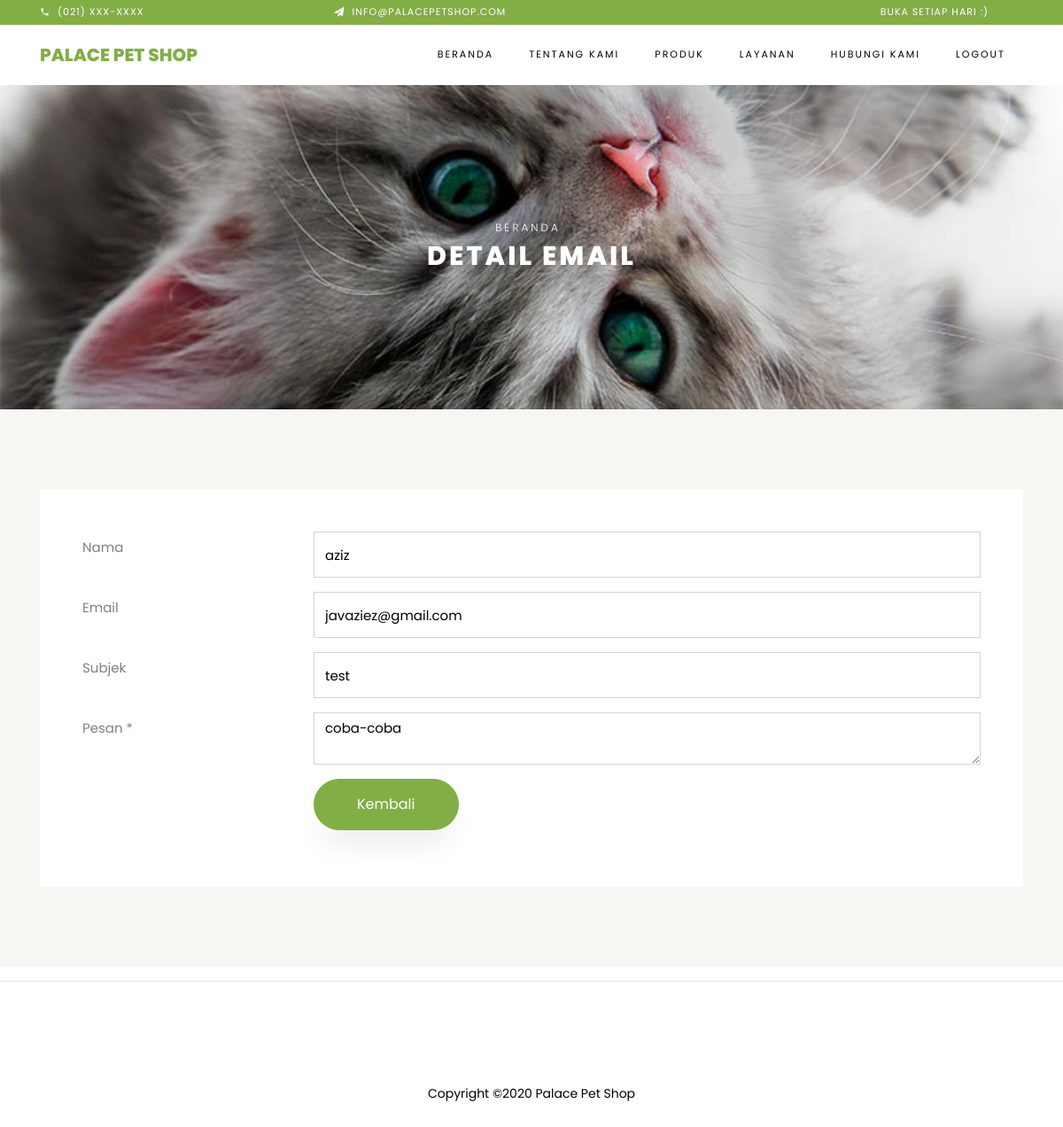
Screenshot of /contact/detail/1 with the database file from the repository.
### tables this page shows
CREATE TABLE IF NOT EXISTS `mail` (
  `id` int(11) NOT NULL AUTO_INCREMENT,
  `name` varchar(50) NOT NULL,
  `email` varchar(50) NOT NULL,
  `subject` varchar(300) NOT NULL,
  `message` text NOT NULL,
  `date` timestamp NOT NULL DEFAULT CURRENT_TIMESTAMP ON UPDATE CURRENT_TIMESTAMP,
  PRIMARY KEY (`id`)
);

### application/controllers/Contact.php (called while the page is built, shortened)
<?php
class Contact extends CI_Controller {
    public function __construct()
    {
        $this->load->model('m_mail');
    }
    public function detail($id)
    {
        $rec = $this->m_mail->getMail($id);
        $data = array(
                'view'          => 'contact/detail',
                'title'         => 'Detail Email',
                'rec'		    => $rec,
        );
        $this->load->view('layout/backend', $data);
    }
}

### index.php (called while the page is built, shortened)
<?php
require_once BASEPATH.'core/CodeIgniter.php';

### application/models/M_mail.php (called while the page is built, shortened)
<?php if ( ! defined('BASEPATH')) exit('No direct script access allowed');
class M_mail extends CI_Model
{
    function getMail($id)
    {
        $this->db->distinct();
        $this->db->select("*");
        $this->db->from('mail');
        $this->db->where("id", $id);
        $rec = $this->db->get();
        if ($rec->num_rows() > 0)
            return $rec->row();
        else
            return null;
    }
}

### application/views/contact/detail.php (the view, shortened to what this page needs)
<div class="hero-wrap hero-bread" style="background-image: url('<?php echo base_url().'assets/'; ?>images/single-product.jpg');">
    <div class="container">
    <div class="row no-gutters slider-text align-items-center justify-content-center">
        <div class="col-md-9 ftco-animate text-center">
        <p class="breadcrumbs"><span class="mr-2"><a href="<?php echo base_url(); ?>">Beranda</a></span></p>
        <h1 class="mb-0 bread">Detail Email</h1>
        </div>
    </div>
    </div>
</div>
<section class="ftco-section contact-section bg-light">
  <div class="container">
    <div class="row block-9">
      <div class="col-md-12 order-md-last d-flex">
        <form id="form_product" action="#" class="bg-white p-5 contact-form" method="post">
        <div class="form-group row">
				  <label class="col-sm-3 col-form-label">Nama </label>
			  	<div class="col-sm-9">
            <input type="text" class="form-control" id="name" name="name" value="<?php echo $rec->name; ?>" disabled>
          </div>
        </div>
        <div class="form-group row">
				  <label class="col-sm-3 col-form-label">Email</label>
			  	<div class="col-sm-9">
            <input type="text" class="form-control" id="email" name="email" value="<?php echo $rec->email; ?>" readonly>
          </div>
        </div>
        <div class="form-group row">
				  <label class="col-sm-3 col-form-label">Subjek</label>
			  	<div class="col-sm-9">
            <input type="text" class="form-control" id="subject" name="subject" value="<?php echo $rec->subject; ?>" readonly>
          </div>
        </div>
        <div class="form-group row">
				  <label class="col-sm-3 col-form-label">Pesan *</label>
				  <div class="col-sm-9">
          <textarea class="form-control" id="message" name="message" readonly><?php echo $rec->message; ?></textarea>
          </div>
        </div>
        <div class="form-group row">
          <label class="col-sm-3 col-form-label"></label>
          <div class="col-sm-9">
            <input type="button" id="btnback" name="btnback" value="Kembali" class="btn btn-primary py-3 px-5" onclick=location.href="<?php echo base_url().'contact/admin'; ?>">
          </div>
        </div>
      </form>
      </div>
    </div>
  </div>
</section>

### rows the page displays
mail: name "aziz", email "javaziez@gmail.com", subject "test", message "coba-coba"
